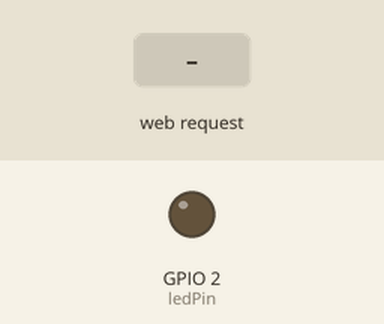
Recording of a sketch running on a simulated ESP32. Shown: output pins drawn as LEDs (lit = HIGH). The inputs (shaded band) are chosen by the test bench. WiFi joins after 1.5 s; servers stay silent unless stated; what the sketch prints to the serial monitor is not drawn.

Above: at 2.7 s.
2.8 s: HTTP request GET /on received
At 3.3 s:
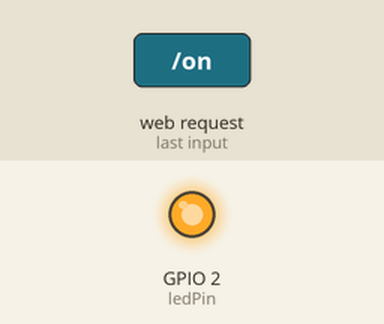
4.3 s: HTTP request GET /off received
At 5.7 s:
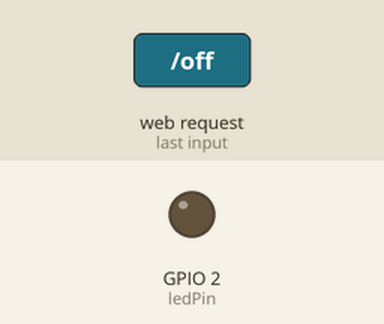
Timing chart, 0 to 7.3 s (numbered marks = the images above; inputs shaded):
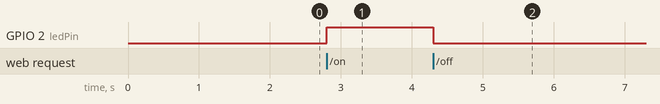

The sketch:

awsiotcore_plant.ino
```cpp
#include <WiFi.h>
#include <WebServer.h>

// Your WiFi credentials
const char* ssid = "LAPTOP";
const char* password = "hashan123";

// Set GPIO pin for LED
const int ledPin = 2;  // Onboard LED (GPIO 2 on most ESP32 boards)
bool ledState = false; // Track LED state

// Create WebServer on port 80
WebServer server(80);

// HTML page
String htmlPage() {
  String page = "<!DOCTYPE html><html>";
  page += "<head><meta name='viewport' content='width=device-width, initial-scale=1.0'>";
  page += "<style>body{font-family:Arial;text-align:center;margin-top:50px;} button{padding:15px;font-size:20px;margin:10px;}</style>";
  page += "</head><body>";
  page += "<h2>ESP32 LED Control</h2>";
  page += "<p>LED is currently: <b>" + String(ledState ? "ON" : "OFF") + "</b></p>";
  page += "<a href='/on'><button>Turn ON</button></a>";
  page += "<a href='/off'><button>Turn OFF</button></a>";
  page += "</body></html>";
  return page;
}

// Handle root "/"
void handleRoot() {
  server.send(200, "text/html", htmlPage());
}

// Handle LED ON
void handleOn() {
  digitalWrite(ledPin, HIGH);
  ledState = true;
  server.send(200, "text/html", htmlPage());
}

// Handle LED OFF
void handleOff() {
  digitalWrite(ledPin, LOW);
  ledState = false;
  server.send(200, "text/html", htmlPage());
}

void setup() {
  Serial.begin(115200);
  pinMode(ledPin, OUTPUT);
  digitalWrite(ledPin, LOW);

  // Connect to WiFi
  WiFi.begin(ssid, password);
  Serial.print("Connecting to WiFi");
  unsigned long startAttemptTime = millis();

  while (WiFi.status() != WL_CONNECTED && millis() - startAttemptTime < 20000) {
    delay(500);
    Serial.print(".");
  }

  if (WiFi.status() == WL_CONNECTED) {
    Serial.println("\n✅ WiFi connected!");
    Serial.print("ESP32 IP Address: ");
    Serial.println(WiFi.localIP());

    // Define routes
    server.on("/", handleRoot);
    server.on("/on", handleOn);
    server.on("/off", handleOff);

    server.begin();
    Serial.println("HTTP server started");
  } else {
    Serial.println("\n❌ Failed to connect to WiFi!");
  }
}

void loop() {
  if (WiFi.status() == WL_CONNECTED) {
    server.handleClient();
  }
}
```

Measured:
- after the input at 2.8 s, GPIO 2 (ledPin): LOW → HIGH at once
- after the input at 4.3 s, GPIO 2 (ledPin): HIGH → LOW at once
